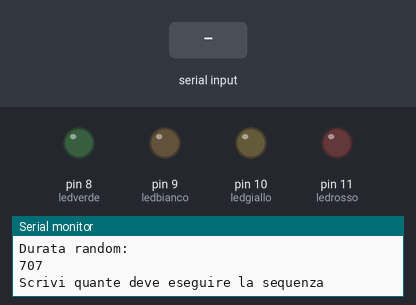
A sketch run on a simulated Arduino Uno, built with avr-gcc and run on an emulated ATmega328P. On the bench: output pins drawn as LEDs (lit = HIGH), the last lines printed to the serial monitor. The inputs (shaded band) are chosen by the test bench. Random numbers use the default seed unless the sketch sets one.

Above: at 0.8 s.
0.9 s: "90,45\n" received over Serial
At 3.9 s:
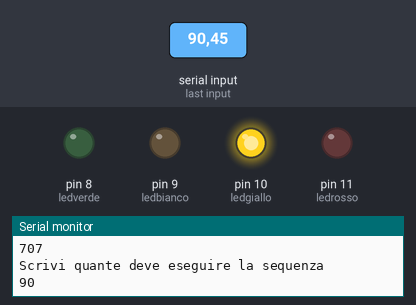
At 7.9 s:
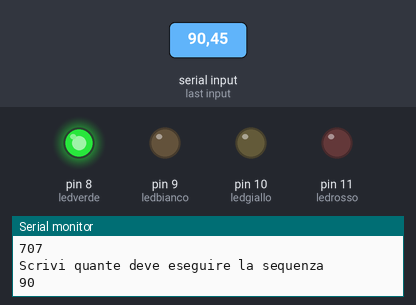
Timing chart, 0 to 12.9 s (numbered marks = the images above; inputs shaded):
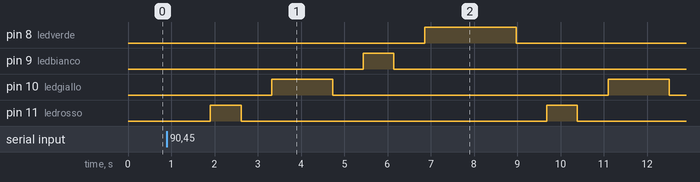

The sketch:

Firefox.lnk.ino
```cpp
int ledverde = 8;
int ledrosso =11;
int ledgiallo=10;
int ledbianco=9;
int i=0;
int durata;
int sequenza;
void setup() {
pinMode(ledverde,OUTPUT);
pinMode(ledrosso,OUTPUT);
pinMode(ledgiallo,OUTPUT);
pinMode(ledbianco,OUTPUT);
durata=random(100,1000);
Serial.begin(9600);
Serial.println("Durata random: ");
Serial.println(durata);
chiedocicli();
//chiedodurata();
}
void chiedocicli(){
  Serial.println("Scrivi quante deve eseguire la sequenza");
  while(Serial.available()==0);
    if ( Serial.available ()> 0){
      sequenza=Serial.readString().toInt();
       Serial.println(sequenza);
      }

}
/*void chiedodurata (){
     Serial.println("Scrivi quanto deve restare accesso il led");
  while(Serial.available()==0);
    if ( Serial.available ()> 0){
      durata= Serial.readString().toInt();
      Serial.println(durata);
       Serial.println(durata*2);
        Serial.println(durata*3);

      }
    }*/


void programma (){
   digitalWrite(ledrosso,HIGH);
   delay (durata);
    digitalWrite(ledrosso,LOW);
     delay (durata);
     digitalWrite(ledgiallo,HIGH);
   delay (durata*2);
    digitalWrite(ledgiallo,LOW);
     delay (durata);
      digitalWrite(ledbianco,HIGH);
   delay (durata);
    digitalWrite(ledbianco,LOW);
     delay (durata);
      digitalWrite(ledverde,HIGH);
   delay (durata*3);
    digitalWrite(ledverde,LOW);
     delay (durata);


  }

void loop() {
 while (i<sequenza){
programma();
i++;}
setup();
}
```

Measured:
- after the input at 0.9 s, pin 8 (ledverde): LOW → HIGH after 6.0 s, → LOW 2.1 s later; pin 9 (ledbianco): LOW → HIGH after 4.5 s, → LOW 0.71 s later; pin 10 (ledgiallo): alternates HIGH for 1.4 s and LOW for 6.4 s, starting after 2.4 s; pin 11 (ledrosso): alternates HIGH for 0.71 s and LOW for 7.1 s, starting after 1.0 s
